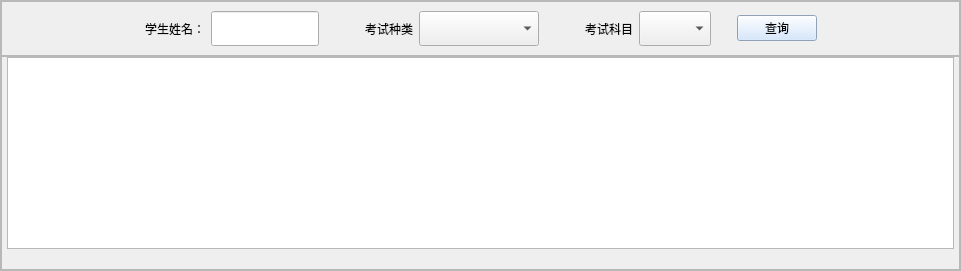
               <widget class="QWidget" name="page">
                <layout class="QFormLayout" name="formLayout_14">
                 <property name="horizontalSpacing">
                  <number>0</number>
                 </property>
                 <property name="verticalSpacing">
                  <number>0</number>
                 </property>
                 <property name="leftMargin">
                  <number>0</number>
                 </property>
                 <property name="topMargin">
                  <number>0</number>
                 </property>
                 <property name="rightMargin">
                  <number>0</number>
                 </property>
                 <property name="bottomMargin">
                  <number>0</number>
                 </property>
                 <item row="0" column="0" colspan="2">
                  <widget class="QFrame" name="frame_39">
                   <property name="sizePolicy">
                    <sizepolicy hsizetype="Expanding" vsizetype="Expanding">
                     <horstretch>0</horstretch>
                     <verstretch>0</verstretch>
                    </sizepolicy>
                   </property>
                   <property name="minimumSize">
                    <size>
                     <width>100</width>
                     <height>100</height>
                    </size>
                   </property>
                   <property name="frameShape">
                    <enum>QFrame::StyledPanel</enum>
                   </property>
                   <property name="frameShadow">
                    <enum>QFrame::Raised</enum>
                   </property>
                   <layout class="QVBoxLayout" name="verticalLayout_18">
                    <property name="spacing">
                     <number>0</number>
                    </property>
                    <property name="leftMargin">
                     <number>0</number>
                    </property>
                    <property name="topMargin">
                     <number>0</number>
                    </property>
                    <property name="rightMargin">
                     <number>0</number>
                    </property>
                    <property name="bottomMargin">
                     <number>0</number>
                    </property>
                    <item>
                     <widget class="QFrame" name="frame_40">
                      <property name="sizePolicy">
                       <sizepolicy hsizetype="Expanding" vsizetype="Expanding">
                        <horstretch>0</horstretch>
                        <verstretch>2</verstretch>
                       </sizepolicy>
                      </property>
                      <property name="styleSheet">
                       <string notr="true">QPushButton{
	background-color: rgb(202, 225, 255);
	font: 12pt &quot;黑体&quot;;
	color: rgb(0, 0, 0);	
}
QPushButton:pressed{
	background-color: rgb(119, 144, 255);
	color: rgb(255, 255, 255);
	padding-bottom:3px;
	padding-left:3px;
}
QLabel{
	font: 10pt &quot;黑体&quot;;
}
QPushButton:hover{
	background-color: rgb(119, 144, 255);
	color: rgb(255, 255, 255);
}</string>
                      </property>
                      <property name="frameShape">
                       <enum>QFrame::StyledPanel</enum>
                      </property>
                      <property name="frameShadow">
                       <enum>QFrame::Raised</enum>
                      </property>
                      <layout class="QHBoxLayout" name="horizontalLayout_21">
                       <item>
                        <spacer name="horizontalSpacer_33">
                         <property name="orientation">
                          <enum>Qt::Horizontal</enum>
                         </property>
                         <property name="sizeHint" stdset="0">
                          <size>
                           <width>134</width>
                           <height>20</height>
                          </size>
                         </property>
                        </spacer>
                       </item>
                       <item>
                        <widget class="QLabel" name="label_24">
                         <property name="text">
                          <string>学生姓名：</string>
                         </property>
                        </widget>
                       </item>
                       <item>
                        <widget class="QLineEdit" name="lineEdit_9">
                         <property name="sizePolicy">
                          <sizepolicy hsizetype="Fixed" vsizetype="Fixed">
                           <horstretch>0</horstretch>
                           <verstretch>0</verstretch>
                          </sizepolicy>
                         </property>
                         <property name="maximumSize">
                          <size>
                           <width>120</width>
                           <height>35</height>
                          </size>
                         </property>
                        </widget>
                       </item>
                       <item>
                        <spacer name="horizontalSpacer_35">
                         <property name="orientation">
                          <enum>Qt::Horizontal</enum>
                         </property>
                         <property name="sizeType">
                          <enum>QSizePolicy::Fixed</enum>
                         </property>
                         <property name="sizeHint" stdset="0">
                          <size>
                           <width>40</width>
                           <height>20</height>
                          </size>
                         </property>
                        </spacer>
                       </item>
                       <item>
                        <widget class="QLabel" name="label_25">
                         <property name="text">
                          <string>考试种类</string>
                         </property>
                        </widget>
                       </item>
                       <item>
                        <widget class="QComboBox" name="comboBox_2">
                         <property name="sizePolicy">
                          <sizepolicy hsizetype="Fixed" vsizetype="Fixed">
                           <horstretch>0</horstretch>
                           <verstretch>0</verstretch>
                          </sizepolicy>
                         </property>
                         <property name="minimumSize">
                          <size>
                           <width>120</width>
                           <height>35</height>
                          </size>
                         </property>
                         <property name="maximumSize">
                          <size>
                           <width>120</width>
                           <height>35</height>
                          </size>
                         </property>
                        </widget>
                       </item>
                       <item>
                        <spacer name="horizontalSpacer_36">
                         <property name="orientation">
                          <enum>Qt::Horizontal</enum>
                         </property>
                         <property name="sizeType">
                          <enum>QSizePolicy::Fixed</enum>
                         </property>
                         <property name="sizeHint" stdset="0">
                          <size>
                           <width>40</width>
                           <height>20</height>
                          </size>
                         </property>
                        </spacer>
                       </item>
                       <item>
                        <widget class="QLabel" name="label_26">
                         <property name="text">
                          <string>考试科目</string>
                         </property>
                        </widget>
                       </item>
                       <item>
                        <widget class="QComboBox" name="comboBox_3">
                         <property name="maximumSize">
                          <size>
                           <width>100</width>
                           <height>35</height>
                          </size>
                         </property>
                        </widget>
                       </item>
                       <item>
                        <spacer name="horizontalSpacer_37">
                         <property name="orientation">
                          <enum>Qt::Horizontal</enum>
                         </property>
                         <property name="sizeType">
                          <enum>QSizePolicy::Fixed</enum>
                         </property>
                         <property name="sizeHint" stdset="0">
                          <size>
                           <width>20</width>
                           <height>20</height>
                          </size>
                         </property>
                        </spacer>
                       </item>
                       <item>
                        <widget class="QPushButton" name="pushButton_13">
                         <property name="text">
                          <string>查询</string>
                         </property>
                        </widget>
                       </item>
                       <item>
                        <spacer name="horizontalSpacer_34">
                         <property name="orientation">
                          <enum>Qt::Horizontal</enum>
                         </property>
                         <property name="sizeHint" stdset="0">
                          <size>
                           <width>133</width>
                           <height>20</height>
                          </size>
                         </property>
                        </spacer>
                       </item>
                      </layout>
                     </widget>
                    </item>
                    <item>
                     <widget class="QFrame" name="frame_41">
                      <property name="sizePolicy">
                       <sizepolicy hsizetype="Expanding" vsizetype="Expanding">
                        <horstretch>0</horstretch>
                        <verstretch>8</verstretch>
                       </sizepolicy>
                      </property>
                      <property name="styleSheet">
                       <string notr="true">QTableWidget QHeaderView::section {
	background-color: rgb(227, 87, 255); /* 设置表头背景色 */
    padding: 5px; /* 内边距，可调整内容与边框间距 */
    border: 1px solid #ccc; /* 表头单元格边框 */
    text-align: center; /* 文本左对齐，也可设为center等 */
}

QTableWidgetItem {
	font: 12pt &quot;楷体&quot;;
	color: rgb(0, 0, 0);
}

QPushButton{
	background-color: rgb(202, 225, 255);
	font: 12pt &quot;黑体&quot;;
	color: rgb(0, 0, 0);	
}
QPushButton:pressed{
	background-color: rgb(119, 144, 255);
	color: rgb(255, 255, 255);
	padding-bottom:3px;
	padding-left:3px;
}
QPushButton:hover{
	background-color: rgb(119, 144, 255);
	color: rgb(255, 255, 255);
}</string>
                      </property>
                      <property name="frameShape">
                       <enum>QFrame::StyledPanel</enum>
                      </property>
                      <property name="frameShadow">
                       <enum>QFrame::Raised</enum>
                      </property>
                      <layout class="QFormLayout" name="formLayout_15">
                       <property name="horizontalSpacing">
                        <number>0</number>
                       </property>
                       <property name="verticalSpacing">
                        <number>0</number>
                       </property>
                       <property name="leftMargin">
                        <number>5</number>
                       </property>
                       <property name="topMargin">
                        <number>0</number>
                       </property>
                       <property name="rightMargin">
                        <number>5</number>
                       </property>
                       <property name="bottomMargin">
                        <number>20</number>
                       </property>
                       <item row="0" column="0" colspan="2">
                        <widget class="QTableWidget" name="tableWidget_8"/>
                       </item>
                      </layout>
                     </widget>
                    </item>
                   </layout>
                  </widget>
                 </item>
                </layout>
               </widget>
